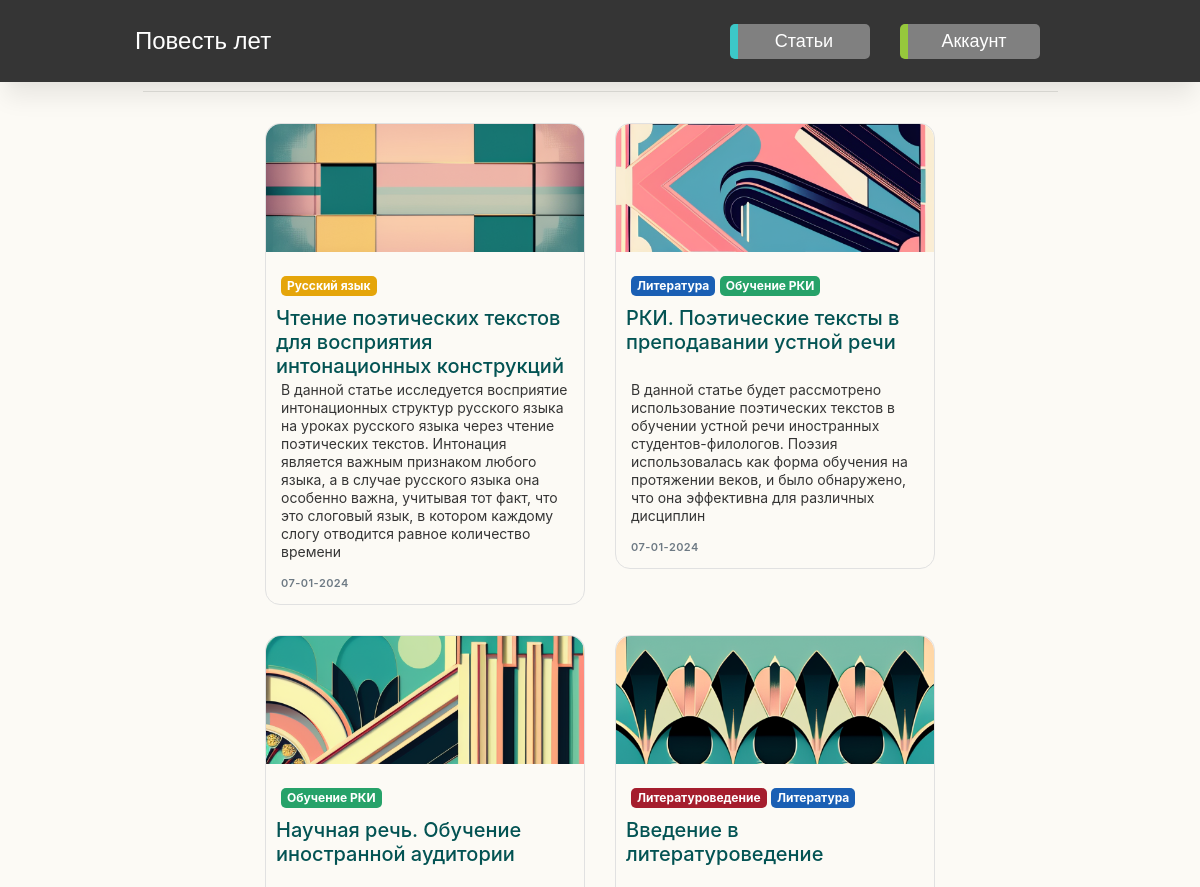
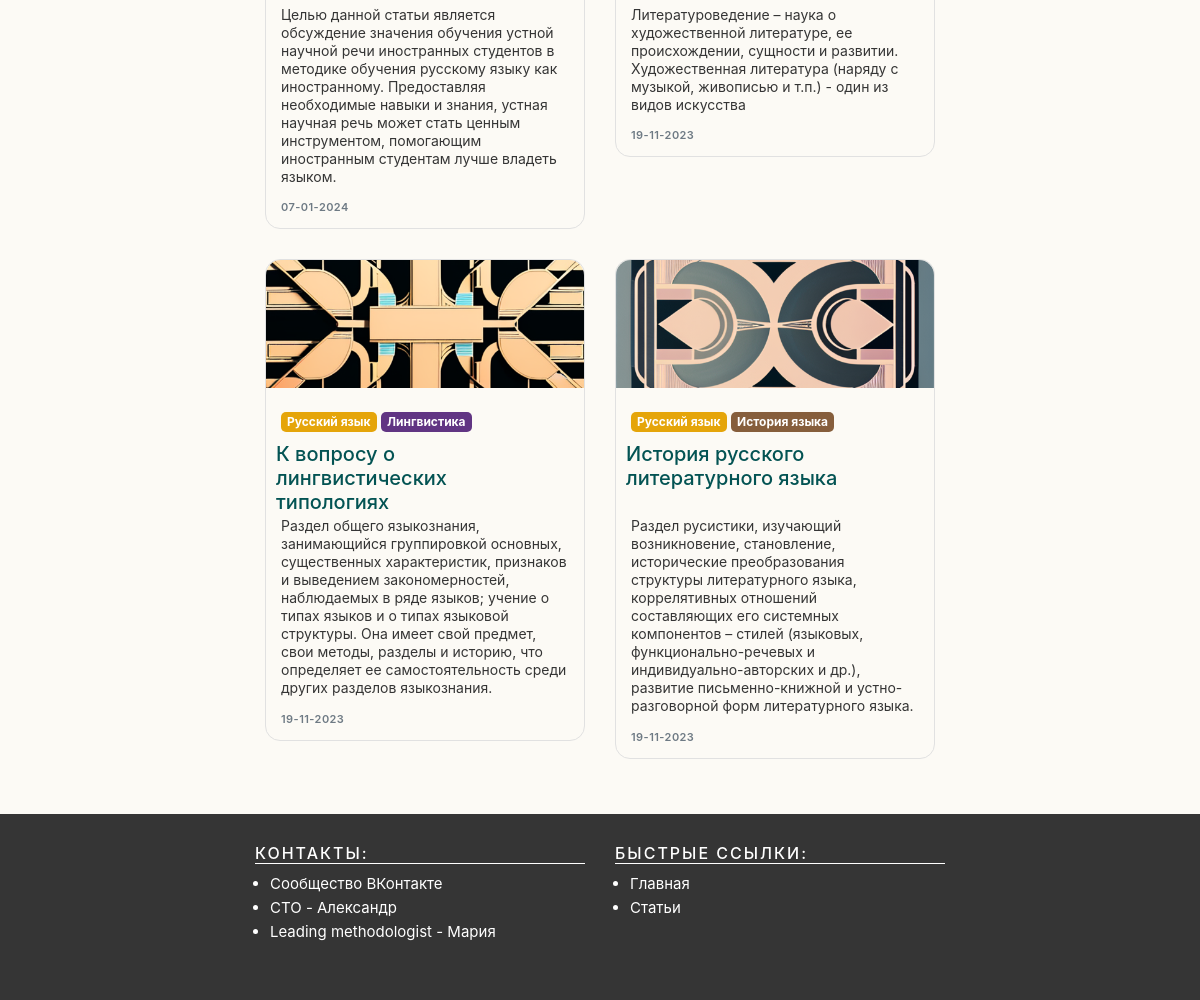
Screenshot of /articles/ (signed in) with the database file from the repository (2 pictures, top to bottom).
### apps/articles/models.py (models this page shows, shortened)
class Article(models.Model):
    title = models.CharField(max_length=100)
    attractive_text = models.TextField(default="Завлекающий текст")
    categories = models.ManyToManyField("Category", related_name="articles")
    image_base = models.ImageField(
        upload_to="static/img", default="img/solid-color-image.png"
    )
    main_text = models.TextField(default="Основной текст")
    main_text_headers_list = ListTextField(
        base_field=models.CharField(max_length=40, default=""),
        size=100,  # Maximum of 100 ids in list
        default=None,
    )
    main_text_headers_list_keys = models.CharField(max_length=200, default=" ")
    created_on = models.DateTimeField(auto_now_add=True)
    last_modified = models.DateTimeField(auto_now=True)
    flag_article_enabled = models.BooleanField(default=False)
    class Meta:
        verbose_name = "2.1. Статья"
        verbose_name_plural = "2.1. Статьи"
        ordering = ["-title"]

class Category(models.Model):
    name = models.CharField(max_length=20)
    color = models.CharField(max_length=7, default="#ffffff")
    class Meta:
        verbose_name = "2.2. Категория"
        verbose_name_plural = "2.2. Категории"

### apps/main/scripts.py (the view)
    def wrapper(*args, **kwargs):
        request = args[0]
        adress = request.META.get("HTTP_X_FORWARDED_FOR")
        if adress:
            user_ip = adress.split(",")[-1].strip()
        else:
            user_ip = request.META.get("REMOTE_ADDR")
        user_agent = request.META.get("HTTP_USER_AGENT")
        opened = request.path
        message = (
            "\t".join(
                [
                    datetime.now().strftime("%Y.%m.%d %H:%M:%S"),
                    f"{user_ip}\t{user_agent}\t{opened}",
                ]
            )
            + "\n"
        )
        flag_skip_local_usage = False
        if str(user_ip) in ("127.0.0.1", "192.168.0.17", "10.8.0.8"):
            flag_skip_local_usage = True
        if not flag_skip_local_usage:
            with open(os.path.join(LOG_FILEPATH, LOG_FILENAME), "a") as file:
                file.write(message)
        return function(*args, **kwargs)

### apps/articles/templatetags/articles_filters.py (called while the page is built)
@register.filter(name="sort_by_creation_date")
def sort_by_date(articles):
    articles_dict = {}
    for article in articles:
        articles_dict.update({article.pk: time.mktime(article.created_on.timetuple())})
    articles_dict = dict(sorted(articles_dict.items(), key=lambda item: item[1]))
    new_articles_list = []
    for pk in articles_dict.keys():
        for article in articles:
            if article.pk == pk:
                new_articles_list.append(article)
    return new_articles_list[::-1]

### apps/articles/views.py (called while the page is built)
@register_user_activity
def articles_index(request):
    articles = Article.objects.filter(flag_article_enabled=True).order_by(
        "-last_modified"
    )
    context = {
        "articles": articles,
    }
    return render(request, "articles_index.html", context)

### apps/articles/templates/articles_index.html
{% extends "base.html" %}
{% load articles_filters %}
{% load static %}
{% block page_content %}
<div class="container">
    <h1 class="articles_header">Список статей </h1>
    <hr>
    <div class="uicore-grid-container uicore-blog-grid uicore-grid-row uicore-masonry uicore-landscape-ratio uicore-medium-space animate-3 ui-st-boxed " data-grid="masonryb" data-col="3" data-space="30">
        {% for article in articles|sort_by_creation_date %}
            <div class="uicore-grid-item uicore-col-md-6 uicore-col-lg-4  uicore-float uicore-animate post-15671 post type-post status-publish format-standard has-post-thumbnail hentry category-smm category-lichnyj-opyt category-nejroseti"  >
                <article class="uicore-post">
                    <div class="uicore-post-wrapper">
                        <a href="{% url 'articles_detail' article.pk %}" title=" View Post: {{ article.title }}">
                            <div class="uicore-blog-img-container uicore-zoom-wrapper">
                                <img
                                    class="uicore-cover-img"
                                    src="{{ article.image_base.url }}"
                                    alt="{{ article.title }}"
                                    style="height:128px"
                                >
                            </div>
                        </a>
                        <div class="uicore-post-info">
                            <div class="uicore-post-info-wrapper">
                                <div class="uicore-post-category uicore-body">
                                    {% for category in article.categories.all %}
                                        <a href="{% url 'articles_category' category.name %}" title="View {{ category.name }}">
                                            <span class="badge badge-primary" style="background-color: {{ category.color }}">
                                                {{ category.name }}
                                            </span>
                                        </a>
                                    {% endfor %}
                                </div>
                                <a href="{% url 'articles_detail' article.pk %}" title="View Post: {{ article.title }}">
                                    <h2 class="card-title project_card_title">
                                        <span>{{ article.title }}</span>
                                    </h2>
                                </a>
                                <p class="card-text project_card_text">{{ article.attractive_text | safe }}</p>
                                <div class="uicore-post-footer uicore-body"><span>{{ article.last_modified.date | date:"d-m-Y"}}</span></div>
                            </div>
                        </div>
                    </div>
                </article>
            </div>
        {% endfor %}
    </div>
</div>
{% endblock %}

### static/css/main.css (style rules this page uses)
html, body { height: 100%; margin: 0%; padding: 0%; display: flex; flex-direction: column; min-width: 380px !important; }
body { background-color: #fcfaf5; color: #353535; }
.main-content h1 { font-size: 25px; }
a { color: #035353; }
.badge { transition: 0.3s; padding: 4px 6px 4px 6px !important; border-radius: 5px; }
.container { max-width: min(1300px, 90%); }

### static/css/card.css (style rules this page uses)
.uicore-grid-container { --hgap: 0; --vgap: 0; --columns: 0; --rows: 0; --gap-count: 0; --container-aspect-ratio: 0; --animation-duration: 0; position: relative; display: flex; flex-wrap: wrap; justify-content: center; margin-bottom: 40px; }
.uicore-grid-container.uicore-masonry .uicore-zoom-wrapper { height: auto; padding-bottom: 0; overflow: hidden }
.uicore-blog-grid .uicore-post { border: 1px solid #e1e1e1; border-radius: var(--uicore-blog--radius); }
.uicore-blog-grid .uicore-post .uicore-post-info { padding: 15px !important; margin: 0 !important; }
.uicore-blog-grid .uicore-blog-img-container { border-radius: var(--uicore-blog--radius); border-bottom-left-radius: 0; border-bottom-right-radius: 0 }
.uicore-grid-row { display: -ms-flexbox; display: flex; -ms-flex-wrap: wrap; flex-wrap: wrap }
@media (min-width:768px) { .uicore-col-md-6 { -ms-flex: 0 0 50%; flex: 0 0 50%; max-width: 50% } }
@media (min-width:992px) { .uicore-col-lg-4 { -ms-flex: 0 0 50%; flex: 0 0 50%; max-width: 50% } }
.uicore-medium-space .uicore-grid-item { padding: 15px; }
.uicore-grid-item a { text-decoration: none; }
.uicore-medium-space .uicore-grid-item { padding: 15px }
.uicore-grid-item article { position: relative }
.uicore-post-category { margin: 5px 0 10px 0; }
.uicore-blog-grid .uicore-post-category a { display: inline-block }
.uicore-blog-grid:not(.uicore-horizontal) .uicore-post-info { margin-top: 2em }
.content-area .uicore-post-category, .content-areaa, .ui-post-nav-item .ui-post-nav-info, .uicore-post-footer a, .uicore-post-footer span, header.uicore-single-header .uicore-entry-meta span, header.uicore-single-header a:not(:hover) { color: #6e7a84; font-size: 11px }
.content-area .uicore-post-category a, .ui-post-nav-item .ui-post-nav-info, .uicore-post-footer.uicore-body, .uicore-post-footer a, header.uicore-single-header .uicore-entry-meta, header.uicore-single-header .uicore-entry-meta a, header.uicore-single-header .uicore-entry-meta span { text-transform: uppercase; letter-spacing: .04em; line-height: 11px; font-size: 11px; font-weight: 600 }
.uicore-blog-grid { --uicore-blog--radius: 15px; }
.uicore-blog-grid .uicore-post-info .uicore-post-footer { font-size: 11px; margin-top: 1.5em }
.uicore-post-footer a, .uicore-post-footer span, header.uicore-single-header .uicore-entry-meta span, header.uicore-single-header a:not(:hover) { color: #6e7a84; font-size: 11px }
.content-area .uicore-post-category a, .ui-post-nav-item .ui-post-nav-info, .uicore-post-footer.uicore-body, .uicore-post-footer a, header.uicore-single-header .uicore-entry-meta, header.uicore-single-header .uicore-entry-meta a, header.uicore-single-header .uicore-entry-meta span { letter-spacing: .04em; line-height: 11px; font-size: 11px; font-weight: 600 }
.card-text { margin: 0px !important; line-height: 18px; font-size: 14px; }
.card-title { font-size: 20px; margin-bottom: 0px !important; left: -5px; position: relative; height: 75px; }
.uicore-grid-item { max-width: calc(max(25%, 350px)); }
.uicore-cover-img { width: 100% !important; object-fit: cover !important; }

### rows the page displays
Article: image_base (picture), title "Чтение поэтических текстов для восприятия интонационных конструкций", attractive_text "В данной статье исследуется восприятие интонационных структур русского языка на уроках русского языка через чтение поэтических текстов. Интонация является важным признаком любого языка, а в случае русского языка она особенно важна, учитывая тот факт, что это слоговый язык, в котором каждому слогу отводится равное количество времени", last_modified "07-01-2024"
Category: name "Русский язык"
Article: image_base (picture), title "РКИ. Поэтические тексты в преподавании устной речи", attractive_text "В данной статье будет рассмотрено использование поэтических текстов в обучении устной речи иностранных студентов-филологов. Поэзия использовалась как форма обучения на протяжении веков, и было обнаружено, что она эффективна для различных дисциплин", last_modified "07-01-2024"
Category: name "Литература"
Category: name "Обучение РКИ"
Article: image_base (picture), title "Научная речь. Обучение иностранной аудитории", attractive_text "Целью данной статьи является обсуждение значения обучения устной научной речи иностранных студентов в методике обучения русскому языку как иностранному. Предоставляя необходимые навыки и знания, устная научная речь может стать ценным инструментом, помогающим иностранным студентам лучше владеть языком.", last_modified "07-01-2024"
Article: image_base (picture), title "Введение в литературоведение", attractive_text "Литературоведение – наука о художественной литературе, ее происхождении, сущности и развитии. Художественная литература (наряду с музыкой, живописью и т.п.) - один из видов искусства", last_modified "19-11-2023"
Category: name "Литературоведение"
Article: image_base (picture), title "К вопросу о лингвистических типологиях", attractive_text "Раздел общего языкознания, занимающийся группировкой основных, существенных характеристик, признаков и выведением закономерностей, наблюдаемых в ряде языков; учение о типах языков и о типах языковой структуры. Она имеет свой предмет, свои методы, разделы и историю, что определяет ее самостоятельность среди других разделов языкознания.", last_modified "19-11-2023"
Category: name "Лингвистика"
Article: image_base (picture), title "История русского литературного языка", attractive_text "Раздел русистики, изучающий возникновение, становление, исторические преобразования структуры литературного языка, коррелятивных отношений составляющих его системных компонентов – стилей (языковых, функционально-речевых и индивидуально-авторских и др.), развитие письменно-книжной и устно-разговорной форм литературного языка.", last_modified "19-11-2023"
Category: name "История языка"
